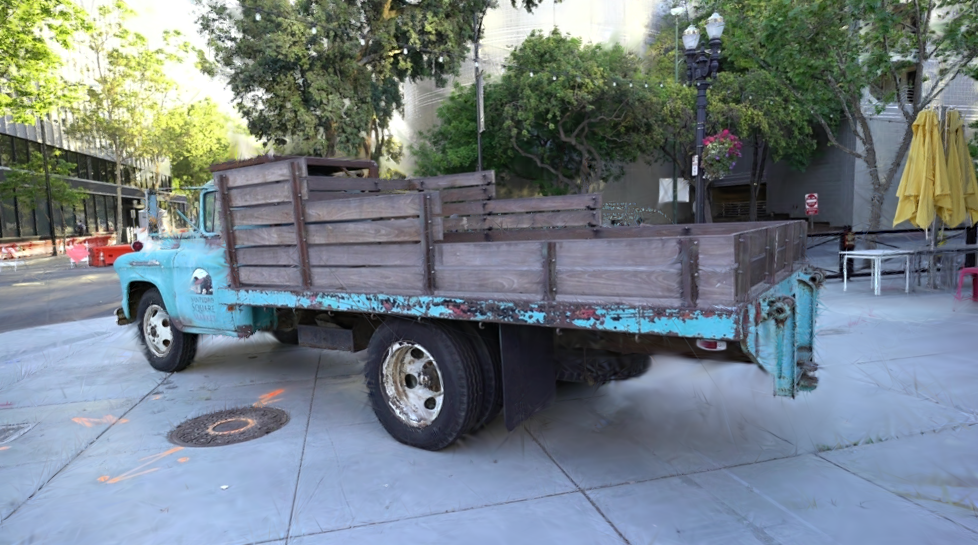
#> input picture splat/render_engine/generated_image.png, 978 x 545 px, found by its file name
$ jupyter execute test.ipynb
#> lines starting #> are read from the running program, lines starting #| are printed output that depends on the picture
[cell 1]
import cv2
from PIL import Image
from matplotlib import pyplot as plt


image_path = "/home/da2986/intro_to_gaussian_splatting/splat/render_engine/generated_image.png"
image = cv2.imread(image_path)
#> image is the input picture: shape (545, 978, 3); mean B, G, R 133.1, 127.4, 116.1
image = cv2.cvtColor(image, cv2.COLOR_BGR2RGB)
plt.imshow(image)

[cell 2]
image_path = "/home/da2986/intro_to_gaussian_splatting/splat/render_engine/generated_image.png"
image = cv2.imread(image_path)
image = cv2.cvtColor(image, cv2.COLOR_BGR2RGB)[0:50, 145:200, :]
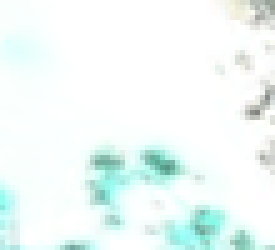
#> image: shape (50, 55, 3) (shown 5 times larger); mean B, G, R 248.1, 250.2, 239.5
plt.imshow(image)
